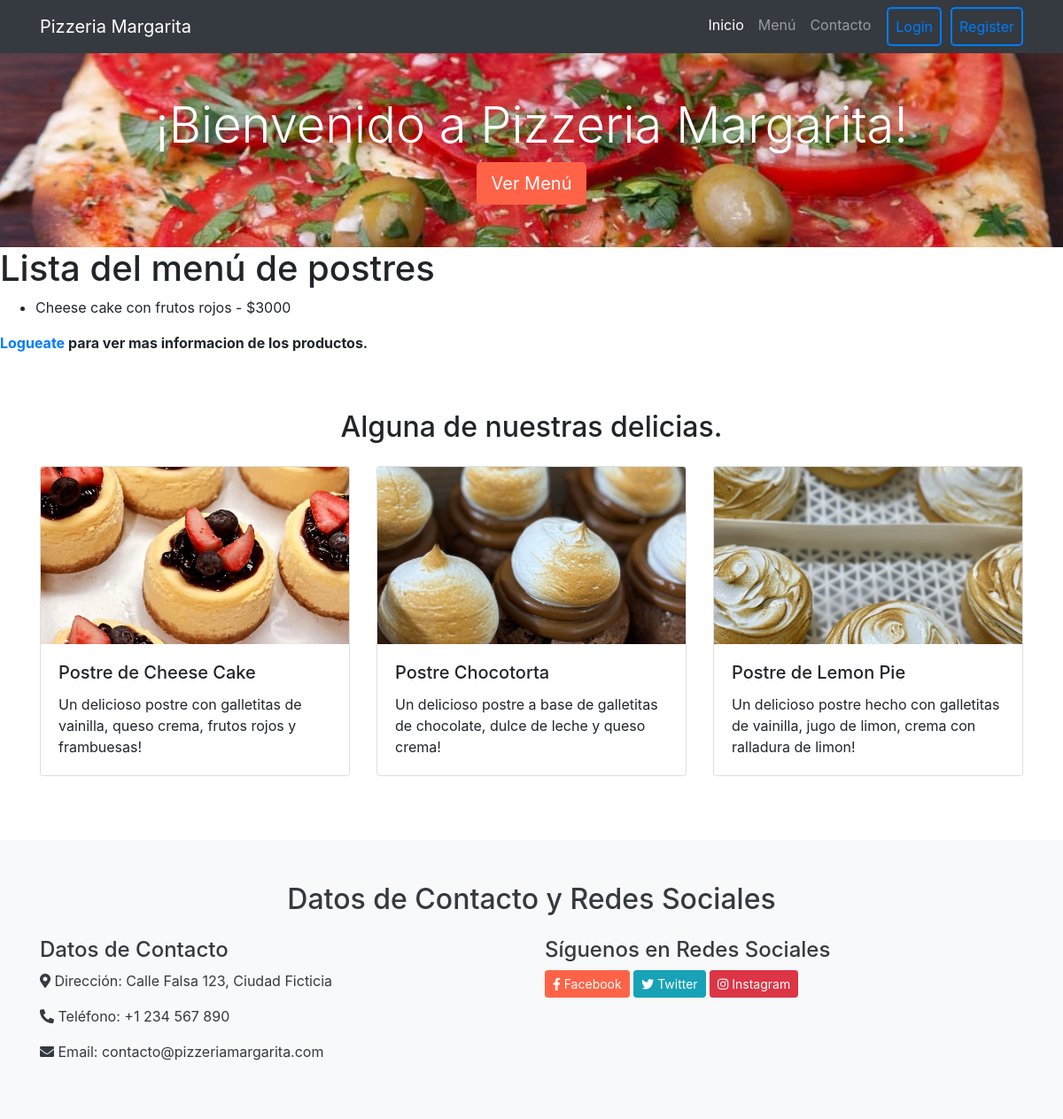
The app's page /app-tossi/postres/, older data.
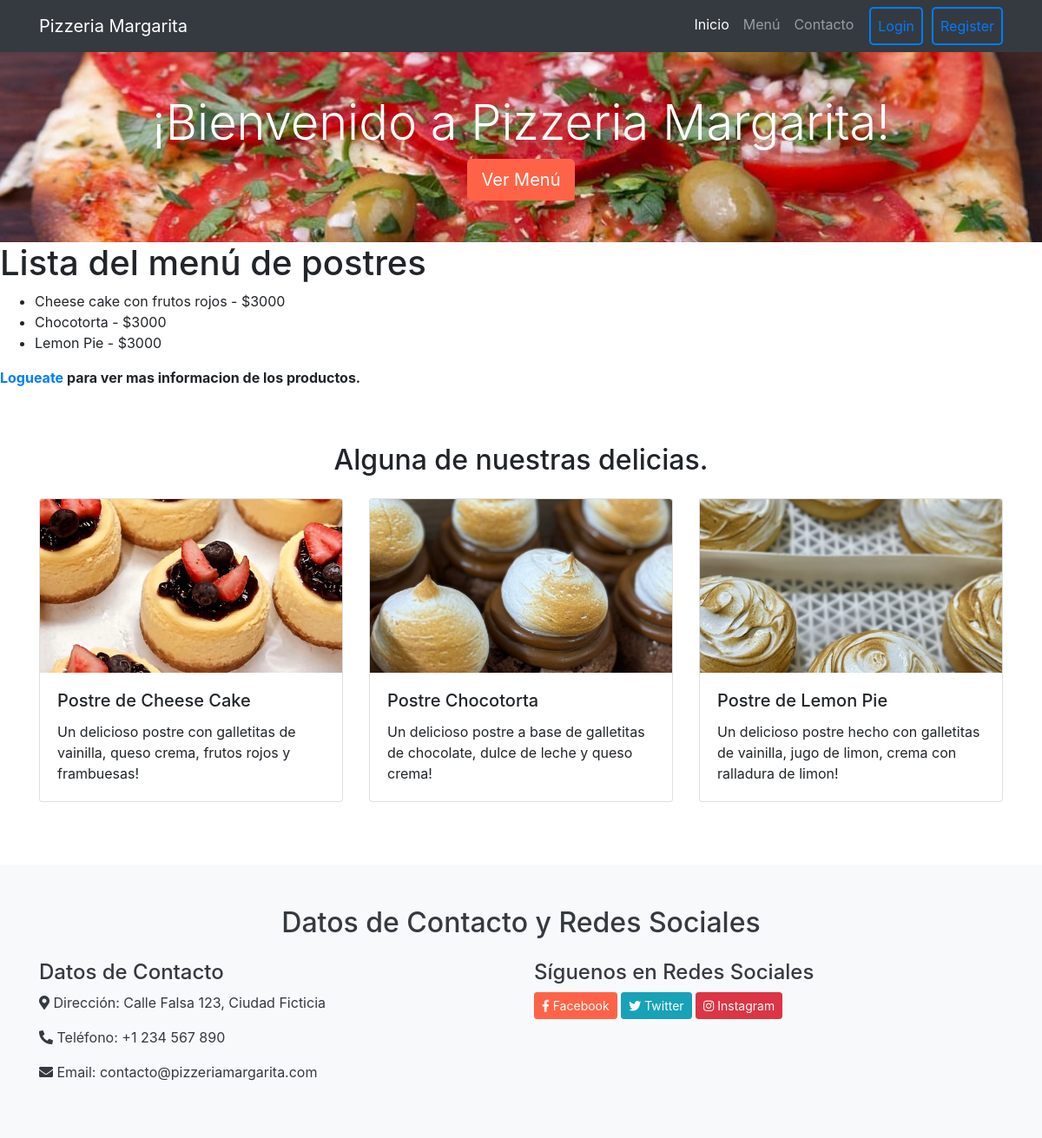
The same page, newer data.
### AppTossi/models.py (models this page shows, shortened)
class Postre(models.Model):
    product_name = models.CharField(max_length=30)
    price = models.IntegerField()
    ingredients = models.CharField(max_length=200)
    stock = models.IntegerField(default=0)
    vegetarian = models.BooleanField(default=False)
    img = models.ImageField(upload_to='product_images', blank=True, null=True)

### AppTossi/views.py (the view)
# urls.py: path("postres/",postres,name="Postres"),
def postres(req):
    postres = Postre.objects.all
    return render(req,"postres.html",{"postres":postres})

### AppTossi/templates/postres.html (shortened to what this page needs)
{% extends 'padre.html' %}
{% block contenidoQueCambia %}
{% load static %}
{% if user.is_staff %}
    {% load static %}
{% elif user.is_authenticated %}
  {% load static %}
{% else %}
<h1>Lista del menú de postres</h1>
  <ul>
    {% for postre in postres %}
      <li>
        {{postre.product_name}} - ${{postre.price}}
      </li>
    {% endfor %}
  </ul>
  <p> <strong>  <a href="{% url 'Login'  %}">Logueate</a>  para ver mas informacion de los productos.</strong> </p>
  {% load static %}
  <section id="menu" class="py-5">
      <div class="container">
        <h2 class="text-center mb-4">Alguna de nuestras delicias.</h2>
        <div class="row">
          <div class="col-md-4 mb-4">
            <div class="card">
              <img src="{% static 'images/cheese_frutos_rojos.jpeg' %}" class="card-img-top" alt="Plato 1">
              <div class="card-body">
                <h5 class="card-title">Postre de Cheese Cake</h5>
                <p class="card-text">Un delicioso postre con galletitas de vainilla, queso crema, frutos rojos y frambuesas!</p>
              </div>
            </div>
          </div>
          <div class="col-md-4 mb-4">
            <div class="card">
              <img src="{% static 'images/falsa_choco.jpeg' %}" class="card-img-top" alt="Plato 2">
              <div class="card-body">
                <h5 class="card-title">Postre Chocotorta</h5>
                <p class="card-text">Un delicioso postre a base de galletitas de chocolate, dulce de leche y queso crema!</p>
              </div>
            </div>
          </div>
          <div class="col-md-4 mb-4">
            <div class="card">
              <img src="{% static 'images/lemon_pie.jpeg' %}" class="card-img-top" alt="Plato 3">
              <div class="card-body">
                <h5 class="card-title">Postre de Lemon Pie</h5>
                <p class="card-text">Un delicioso postre hecho con galletitas de vainilla, jugo de limon, crema con ralladura de limon!</p>
              </div>
            </div>
          </div>
        </div>
      </div>
    </section>
{% endif %}
{% endblock contenidoQueCambia %}

Row changes from the older to the newer data that the page shows:
added Postre: product_name "Chocotorta", price "3000"
added Postre: product_name "Lemon Pie", price "3000"
